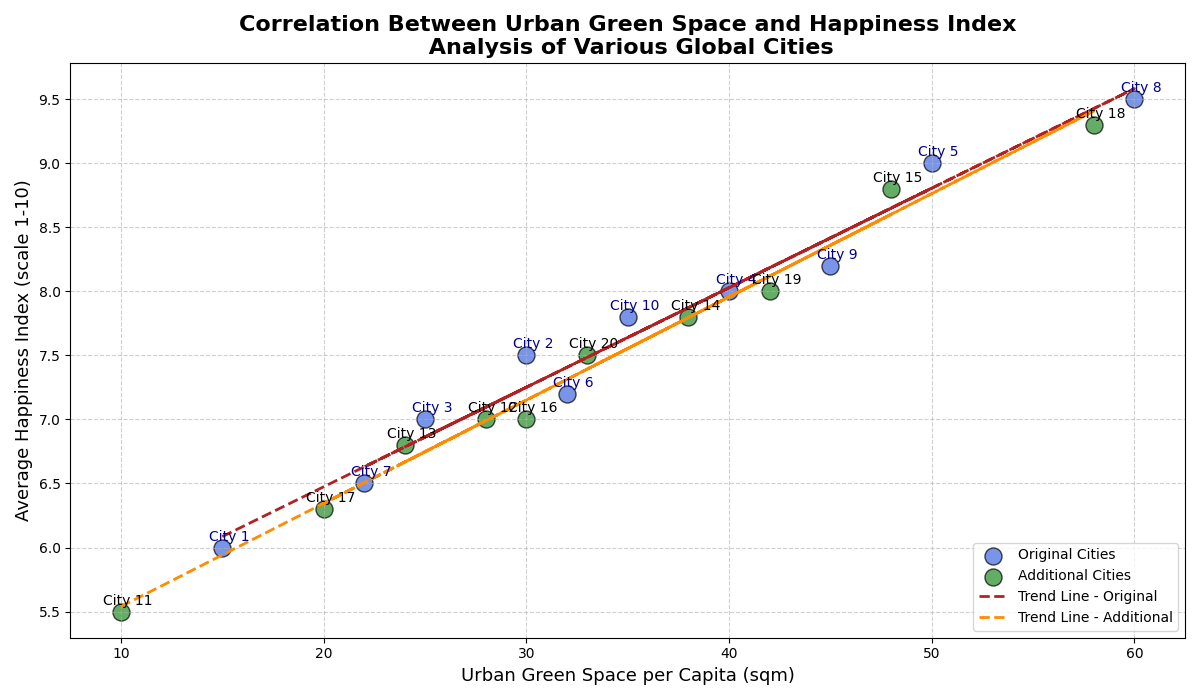

The script that drew this image:
import matplotlib.pyplot as plt
import numpy as np

# Original cities
original_cities = np.arange(1, 11)
green_space_per_capita_orig = np.array([15, 30, 25, 40, 50, 32, 22, 60, 45, 35])
happiness_index_orig = np.array([6.0, 7.5, 7.0, 8.0, 9.0, 7.2, 6.5, 9.5, 8.2, 7.8])

# Additional cities
additional_cities = np.arange(11, 21)
green_space_per_capita_add = np.array([10, 28, 24, 38, 48, 30, 20, 58, 42, 33])
happiness_index_add = np.array([5.5, 7.0, 6.8, 7.8, 8.8, 7.0, 6.3, 9.3, 8.0, 7.5])

# Create scatter plot
plt.figure(figsize=(12, 7))
plt.scatter(green_space_per_capita_orig, happiness_index_orig, color='royalblue', edgecolors='black', s=150, alpha=0.7, label='Original Cities')
plt.scatter(green_space_per_capita_add, happiness_index_add, color='forestgreen', edgecolors='black', s=150, alpha=0.7, label='Additional Cities')

# Annotations for original cities
for i, city in enumerate(original_cities):
    plt.annotate(f'City {city}', 
                 (green_space_per_capita_orig[i], happiness_index_orig[i]),
                 textcoords="offset points",
                 xytext=(5,5),
                 ha='center', fontsize=10, color='darkblue')  # changed color

# Annotations for additional cities
for i, city in enumerate(additional_cities):
    plt.annotate(f'City {city}', 
                 (green_space_per_capita_add[i], happiness_index_add[i]),
                 textcoords="offset points",
                 xytext=(5,5),
                 ha='center', fontsize=10, color='black')  # changed color

# Titles and labels
plt.title("Correlation Between Urban Green Space and Happiness Index\n Analysis of Various Global Cities", fontsize=16, fontweight='bold')
plt.xlabel("Urban Green Space per Capita (sqm)", fontsize=13)
plt.ylabel("Average Happiness Index (scale 1-10)", fontsize=13)

# Grid configuration to improve readability
plt.grid(True, linestyle='--', alpha=0.6)

# Add trend lines for both groups
m_orig, b_orig = np.polyfit(green_space_per_capita_orig, happiness_index_orig, 1)
plt.plot(green_space_per_capita_orig, m_orig * green_space_per_capita_orig + b_orig, color='firebrick', linestyle='--', linewidth=2, label='Trend Line - Original')

m_add, b_add = np.polyfit(green_space_per_capita_add, happiness_index_add, 1)
plt.plot(green_space_per_capita_add, m_add * green_space_per_capita_add + b_add, color='darkorange', linestyle='--', linewidth=2, label='Trend Line - Additional')

# Add legend
plt.legend(loc='lower right')

# Automatically adjust layout to prevent text overlapping
plt.tight_layout()

# Display the plot
plt.show()
